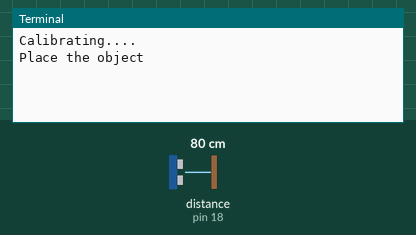
A program run on a simulated Raspberry Pi (header pin numbers). Shown: the last lines printed to the terminal. The test bench sets the inputs (shaded band); at power-on: distance to the obstacle (sensor on pin 18) 80 cm. The echo pulse lasts 58.3 µs per cm; the clock reads 2024-03-15 10:24:30 at power-on unless the program sets it.

Above: at 3.2 s.
3.3 s: distance to the obstacle (sensor on pin 18) set to 4 cm
At 4.5 s:
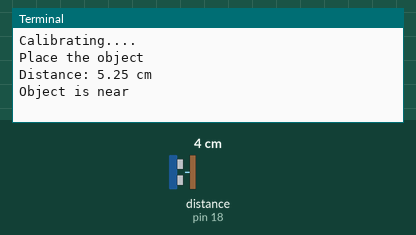
6.0 s: distance to the obstacle (sensor on pin 18) set to 9 cm
At 7.3 s:
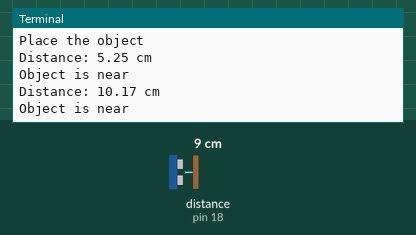

Measured:
- after the input at 3.3 s, the terminal: prints a new line after 0.71 s (image 1)
- after the input at 6.0 s, the terminal: prints a new line at once (image 2)

The program:

Led_Blink.py
```python
import RPi.GPIO as GPIO
import time

# Set the GPIO mode to BOARD
GPIO.setmode(GPIO.BOARD)

# Define the GPIO pins for the ultrasonic sensor
TRIG = 16
ECHO = 18

# Variable to keep track of object state
i = 0

# Set up the GPIO pins
GPIO.setup(TRIG, GPIO.OUT)
GPIO.setup(ECHO, GPIO.IN)

# Ensure the trigger pin is low initially
GPIO.output(TRIG, GPIO.LOW)

print("Calibrating....")
time.sleep(2)  # Allow the sensor to settle
print("Place the object")

try:
    while True:
        # Send a trigger pulse
        GPIO.output(TRIG, GPIO.HIGH)
        time.sleep(0.00001)  # Trigger pulse duration (10 microseconds)
        GPIO.output(TRIG, GPIO.LOW)

        # Wait for the echo to start
        while GPIO.input(ECHO) == 0:
            pulse_start = time.time()

        # Wait for the echo to end
        while GPIO.input(ECHO) == 1:
            pulse_end = time.time()

        # Calculate the pulse duration and distance
        pulse_duration = pulse_end - pulse_start
        distance = pulse_duration * 17150  # Calculate distance in cm
        distance = round(distance + 1.15, 2)  # Add a slight offset and round the result

        if 5 <= distance <= 30:  # Check if distance is within range
            print("Distance:", distance, "cm")
            print("Object is near")
            i = 1  # Set the state indicating the object is near

        if distance > 30 and i == 1:  # Check if the object has moved away
            print("Place the object...")
            i = 0  # Reset the state indicating the object is not near

        time.sleep(2)  # Delay between measurements

except KeyboardInterrupt:
    print("Measurement stopped by user")
finally:
    GPIO.cleanup()  # Clean up the GPIO pins
```
